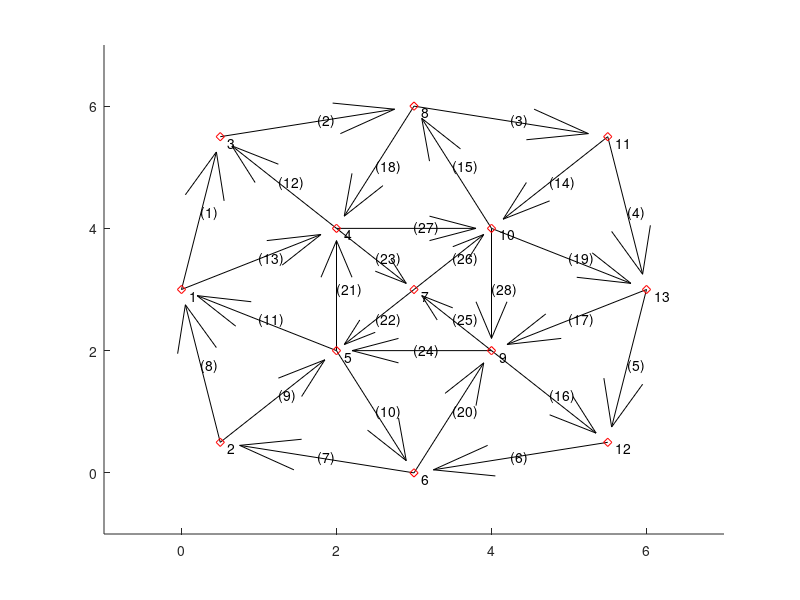

Reproduce this figure in MATLAB.
function [xi,yi,i1,i2,ni,nb,ux,uy,L] = plotroad()
%
% xi(i), yi(i) = coordinates of intersection i
xi = [0 .5  .5 2 2 3 3 3 4 4 5.5 5.5 6 ];
yi = [3 .5 5.5 4 2 0 3 6 2 4 5.5 .5 3 ];

% i1(b), i2(b) = indices of intersections connected by block b, ordered by
% the direction traffic flow
i1 = [1 3 8  11 13 12 6 2 2 5 5 4 1 11 10 9 13 8 10 6 5 7 4 9 9 7 4 10];
i2 = [3 8 11 13 12 6  2 1 5 6 1 3 4 10 8 12 9  4 13 9 4 5 7 5 7 10 10 9];
ni = length(xi);  % ni = # of intersections
nb = length(i1);  % nb = # of blocks
% Geometric information
% L(b) = length of block b
% (ux(b), uy(b)) = unit vector along block b in direction of traffic flow
% Given xi, yi, we can find L, ux, uy as follows:
ux = xi(i2)-xi(i1);
uy = yi(i2)-yi(i1);
L = sqrt(ux.^2+uy.^2);
ux = ux./L;
uy = uy./L;
%
hold on
axis([min(xi)-1 max(xi)+1 min(yi)-1 max(yi)+1])
% 
for b = 1:nb

    ux1 = xi(i2(b))-xi(i1(b));
    uy1 = yi(i2(b))-yi(i1(b));
    quiver(xi(i1(b)),yi(i1(b)),ux1,uy1,'k')
    xt = (xi(i1(b)) + xi(i2(b)))/2;
    yt = (yi(i1(b)) + yi(i2(b)))/2;
    str = ['(',num2str(b),')'];
    text(xt,yt,str)
end

for i = 1:ni
    % change to string
   str = num2str(i);
   plot(xi(i),yi(i),'rd')
   %location of text
   xt = xi(i)+0.1;
   yt = yi(i)-0.1;
   % text the interesection
   text(xt,yt,str)
end

hold off
end
